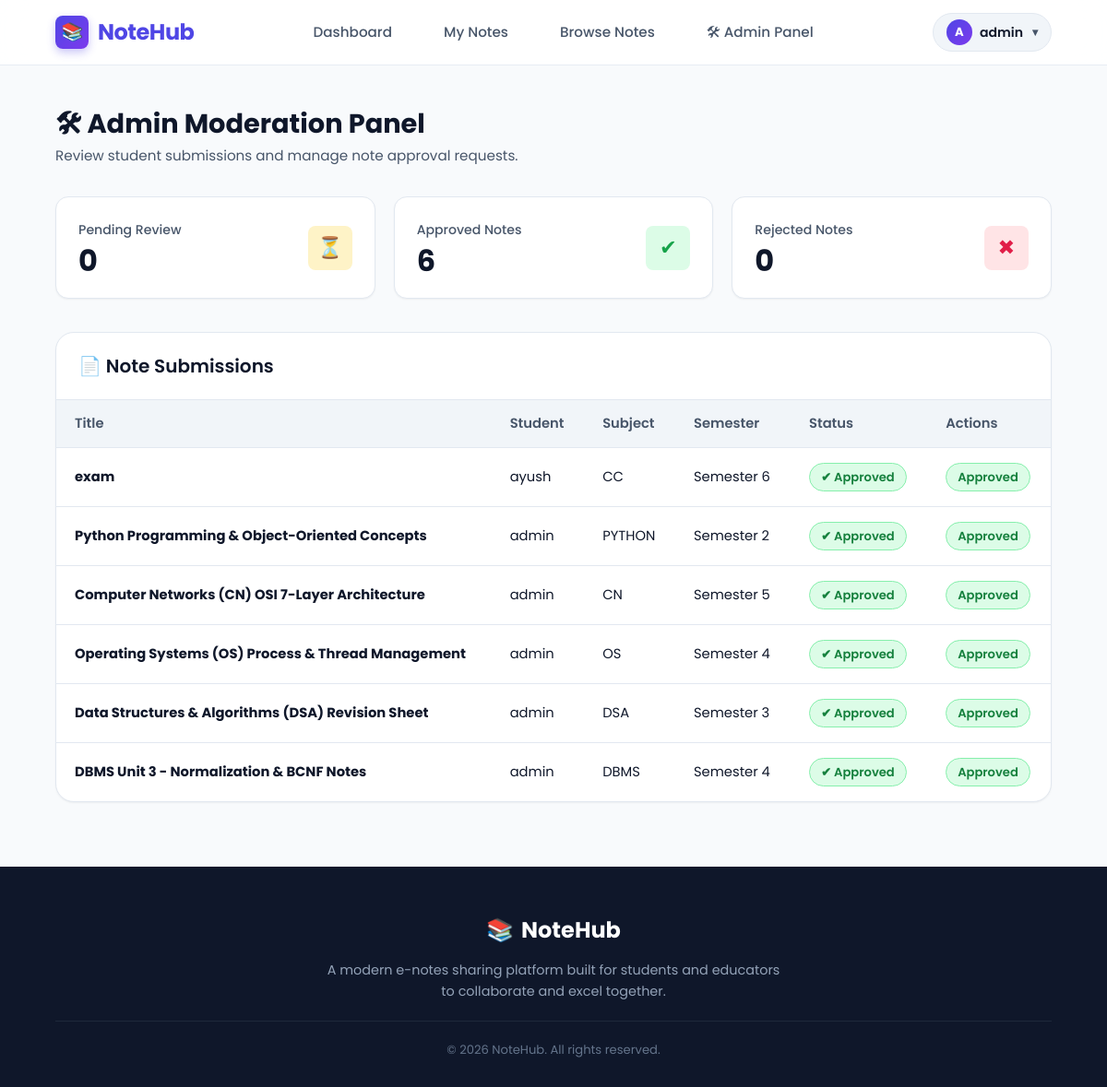
The app's page /notes/admin-dashboard/ (signed in) with its own data.
### notes/models.py (models this page shows, shortened)
class Note(models.Model):
    STATUS_CHOICES = [
        ("Draft", "Draft"),
        ("Pending", "Pending"),
        ("Approved", "Approved"),
        ("Rejected", "Rejected"),
    ]
    SUBJECT_CHOICES = [
        ('DBMS', 'DBMS'),
        ('OS', 'Operating System'),
        ('CN', 'Computer Networks'),
        ('CC', 'Cloud Computing'),
        ('DSA', 'Data Structures'),
        ('JAVA', 'Java'),
        ('PYTHON', 'Python'),
        ('MATH', 'Mathematics'),
        ('OTHER', 'Other'),
    ]
    BRANCH_CHOICES = [
        ('CSE', 'Computer Science Engineering'),
        ('IT', 'Information Technology'),
        ('ECE', 'Electronics & Comm.'),
        ('ME', 'Mechanical Engineering'),
        ('CIVIL', 'Civil Engineering'),
        ('BCA_MCA', 'BCA / MCA'),
        ('COMMERCE', 'Commerce & Business'),
        ('OTHER', 'General / Other'),
    ]
    title = models.CharField(max_length=200)
    subject = models.CharField(max_length=50, choices=SUBJECT_CHOICES)
    branch = models.CharField(max_length=50, choices=BRANCH_CHOICES, default='CSE')
    semester = models.IntegerField()
    description = models.TextField(blank=True)
    content = models.TextField(blank=True, help_text="Rich text or markdown content for online created e-notes")
    drawing_data = models.TextField(blank=True, help_text="Base64 canvas drawing image data")
    is_online_note = models.BooleanField(default=False)
    file = models.FileField(upload_to='notes/', blank=True, null=True)
    uploaded_by = models.ForeignKey(User, on_delete=models.CASCADE)
    uploaded_at = models.DateTimeField(auto_now_add=True)
    downloads = models.IntegerField(default=0)
    likes = models.ManyToManyField(User, related_name='liked_notes', blank=True)
    status = models.CharField(
        max_length=20,
        choices=STATUS_CHOICES,
        default="Pending"
    )

### notes/views.py (the view)
# urls.py: path("admin-dashboard/", views.admin_dashboard, name="admin_dashboard"),
@staff_member_required
def admin_dashboard(request):
    notes = Note.objects.all().order_by("-uploaded_at")
    context = {
        "notes": notes,
        "pending": Note.objects.filter(status="Pending").count(),
        "approved": Note.objects.filter(status="Approved").count(),
        "rejected": Note.objects.filter(status="Rejected").count(),
    }
    return render(request, "notes/admin_dashboard.html", context)

### templates/notes/admin_dashboard.html (shortened to what this page needs)
{% extends "base.html" %}
{% block content %}
<div class="dashboard-wrapper">
    <div class="dashboard-header">
        <div>
            <h1>🛠 Admin Moderation Panel</h1>
            <p>Review student submissions and manage note approval requests.</p>
        </div>
    </div>
    <div class="dashboard-cards-grid">
        <div class="stat-card">
            <div class="stat-info">
                <span>Pending Review</span>
                <h2>{{ pending }}</h2>
            </div>
            <div class="stat-icon pending">⏳</div>
        </div>
        <div class="stat-card">
            <div class="stat-info">
                <span>Approved Notes</span>
                <h2>{{ approved }}</h2>
            </div>
            <div class="stat-icon approved">✔</div>
        </div>
        <div class="stat-card">
            <div class="stat-info">
                <span>Rejected Notes</span>
                <h2>{{ rejected }}</h2>
            </div>
            <div class="stat-icon rejected">✖</div>
        </div>
    </div>
    <div class="content-card">
        <div class="content-card-header">
            <h2>📄 Note Submissions</h2>
        </div>
        <div class="table-responsive">
            <table class="modern-table">
                <thead>
                    <tr>
                        <th>Title</th>
                        <th>Student</th>
                        <th>Subject</th>
                        <th>Semester</th>
                        <th>Status</th>
                        <th>Actions</th>
                    </tr>
                </thead>
                <tbody>
                    {% for note in notes %}
                    <tr>
                        <td><strong>{{ note.title }}</strong></td>
                        <td>{{ note.uploaded_by.username }}</td>
                        <td>{{ note.subject }}</td>
                        <td>Semester {{ note.semester }}</td>
                        <td>
                            {% if note.status == "Approved" %}
                                <span class="status-pill approved">✔ Approved</span>
                            {% elif note.status == "Pending" %}
                                <span class="status-pill pending">⏳ Pending</span>
                            {% else %}
                                <span class="status-pill rejected">✖ Rejected</span>
                            {% endif %}
                        </td>
                        <td>
                            {% if note.status == "Pending" %}
                            <div class="action-group">
                                <a href="{% url 'approve_note' note.id %}" class="btn-sm btn-sm-primary">
                                    ✔ Approve
                                </a>
                                <a href="{% url 'reject_note' note.id %}" class="btn-sm btn-sm-danger">
                                    ✖ Reject
                                </a>
                            </div>
                            {% elif note.status == "Approved" %}
                                <span class="status-pill approved">Approved</span>
                            {% else %}
                                <span class="status-pill rejected">Rejected</span>
                            {% endif %}
                        </td>
                    </tr>
                    {% endfor %}
                </tbody>
            </table>
        </div>
    </div>
</div>
{% endblock %}

### templates/base.html (shortened to what this page needs)
{% load static %}
<!DOCTYPE html>
<html lang="en">
<head>
    <link rel="stylesheet" href="{% static 'css/style.css' %}">
</head>
<body>
    <nav class="navbar">
        <div class="logo">
            <a href="{% url 'home' %}">
                <span class="logo-icon">📚</span>
                <span>NoteHub</span>
            </a>
        </div>
        <ul class="nav-links">
            {% if user.is_authenticated %}
                <li><a href="{% url 'dashboard' %}">Dashboard</a></li>
                <li><a href="{% url 'my_notes' %}">My Notes</a></li>
                <li><a href="{% url 'browse_notes' %}">Browse Notes</a></li>
                {% if user.is_staff %}
                    <li><a href="{% url 'admin_dashboard' %}">🛠 Admin Panel</a></li>
                {% endif %}
            {% else %}
                <li><a href="{% url 'home' %}">Home</a></li>
                <li><a href="{% url 'browse_notes' %}">Browse Notes</a></li>
            {% endif %}
        </ul>
        <div class="nav-right">
            {% if user.is_authenticated %}
                <div class="user-dropdown-wrapper">
                    <button type="button" class="user-badge" id="userMenuBtn">
                        <span class="user-avatar">{{ user.username|first|upper }}</span>
                        <span>{{ user.first_name|default:user.username }}</span>
                        <span style="font-size:0.75rem; margin-left:2px; color:var(--text-muted);">▾</span>
                    </button>
                </div>
            {% else %}
                <a href="{% url 'login' %}" class="btn-secondary">Login</a>
                <a href="{% url 'register' %}" class="btn-primary">Register</a>
            {% endif %}
        </div>
    </nav>
    <main>
        {% block content %}
        {% endblock %}
    </main>
    <footer>
        <div class="footer-brand">
            <span>📚</span> NoteHub
        </div>
        <p>A modern e-notes sharing platform built for students and educators to collaborate and excel together.</p>
        <div class="copyright">
            © 2026 NoteHub. All rights reserved.
        </div>
    </footer>
</body>
</html>

### records on screen
Note: title "exam", uploaded_by.username "ayush", subject "CC", semester "6", status "✔ Approved"
Note: title "Python Programming & Object-Oriented Concepts", uploaded_by.username "admin", subject "PYTHON", semester "2", status "✔ Approved"
Note: title "Computer Networks (CN) OSI 7-Layer Architecture", uploaded_by.username "admin", subject "CN", semester "5", status "✔ Approved"
Note: title "Operating Systems (OS) Process & Thread Management", uploaded_by.username "admin", subject "OS", semester "4", status "✔ Approved"
Note: title "Data Structures & Algorithms (DSA) Revision Sheet", uploaded_by.username "admin", subject "DSA", semester "3", status "✔ Approved"
Note: title "DBMS Unit 3 - Normalization & BCNF Notes", uploaded_by.username "admin", subject "DBMS", semester "4", status "✔ Approved"

### other values on screen
{{ user.username|first|upper }} "A"
{{ user.first_name|default:user.username }} "admin"
{{ pending }} "0"
{{ approved }} "6"
{{ rejected }} "0"
